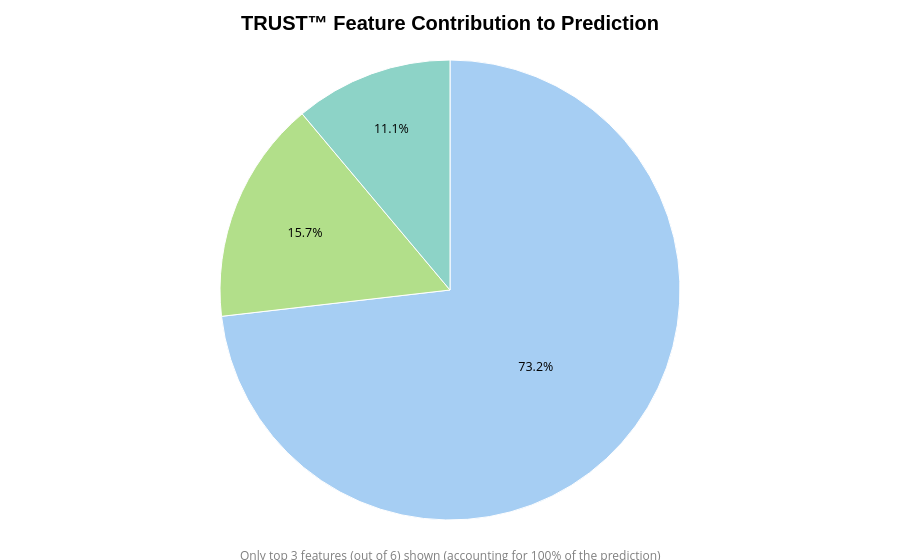

The code cell stored with this chart in its notebook:
### Markdown cell above
## Explaining an Individual Prediction 🔍

Next, let’s zoom in on a **single prediction** to see how **TRUST™** explains its decisions.  
This capability — **unique to trust-free** — is critical in domains like healthcare and finance, where every model decision must be *transparent* and *justifiable*.  

Consider the **3rd test observation**:  

- **27-year-old woman** 👩 
- **Smoker** 🚬  
- **Slightly obese** (BMI > 30) ⚖️  

**trust-free** predicts an **astronomical health insurance charge of about \$38,500**.  
At first glance, this seems surprising: *how is it possible that such a young person is predicted to pay that much for health insurance?* 

Let’s break down exactly **why trust-free assigns such a high charge**.

### Code cell
model.explain(X_test.iloc[2,:], actual=y_test.values[2], filename="Insurance")

### Figure 1 — Plotly figure (JSON) as saved in the notebook; plotly's stock layout.template omitted (floating-point values rounded to 4 significant figures)
{"data": [{"customdata": [24710.0, 5307.0, -3753.0], "direction": "clockwise", "hovertemplate": "<b>%{label}</b><br>Contribution: %{customdata:.2f}<extra></extra>", "insidetextfont": {"color": "black", "size": 12.47}, "labels": ["smoker (yes)", "bmi (31.4)", "age (27)"], "marker": {"colors": ["#a6cef3", "#b2df8a", "#8dd3c7"], "line": {"color": "white", "width": 1}}, "name": "Profile", "showlegend": false, "textfont": {"size": 13.86}, "textinfo": "percent", "textposition": "inside", "type": "pie", "values": [0.7317, 0.1571, 0.1111]}], "layout": {"annotations": [{"font": {"color": "gray", "size": 12}, "showarrow": false, "text": "Only top 3 features (out of 6) shown (accounting for 100% of the prediction)", "x": 0.5, "xref": "paper", "y": -0.1, "yref": "paper"}], "margin": {"b": 40, "l": 20, "r": 20, "t": 60}, "showlegend": false, "title": {"font": {"color": "black", "family": "Arial", "size": 20, "weight": "bold"}, "text": "TRUST™ Feature Contribution to Prediction", "x": 0.5, "xanchor": "center"}}}
